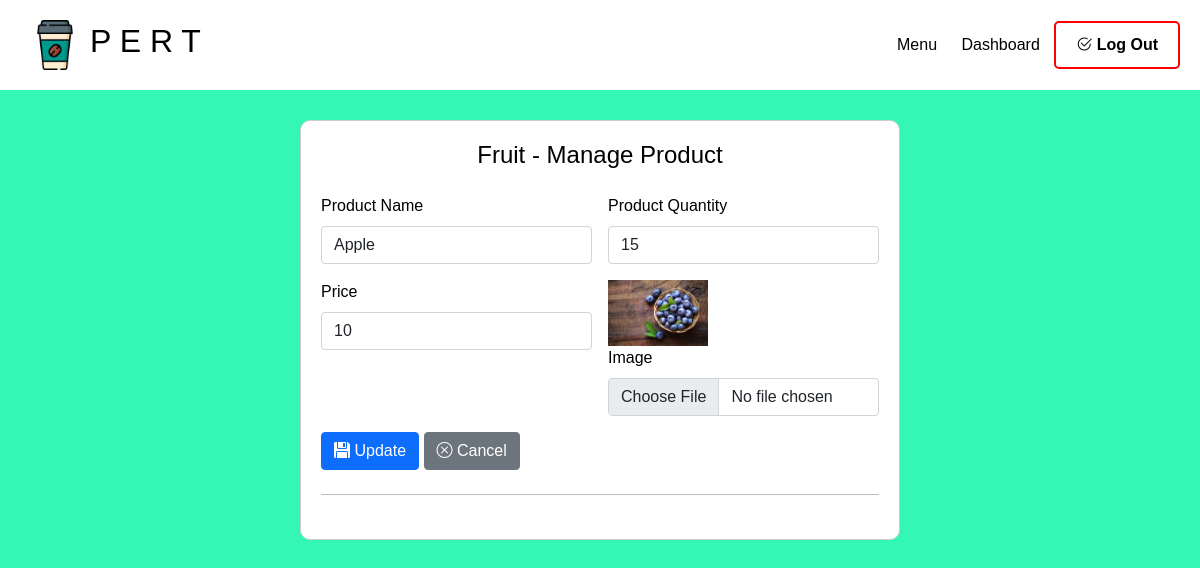
The app's page /Managerphp/fruit_config.php?id=1 (signed in), older data.
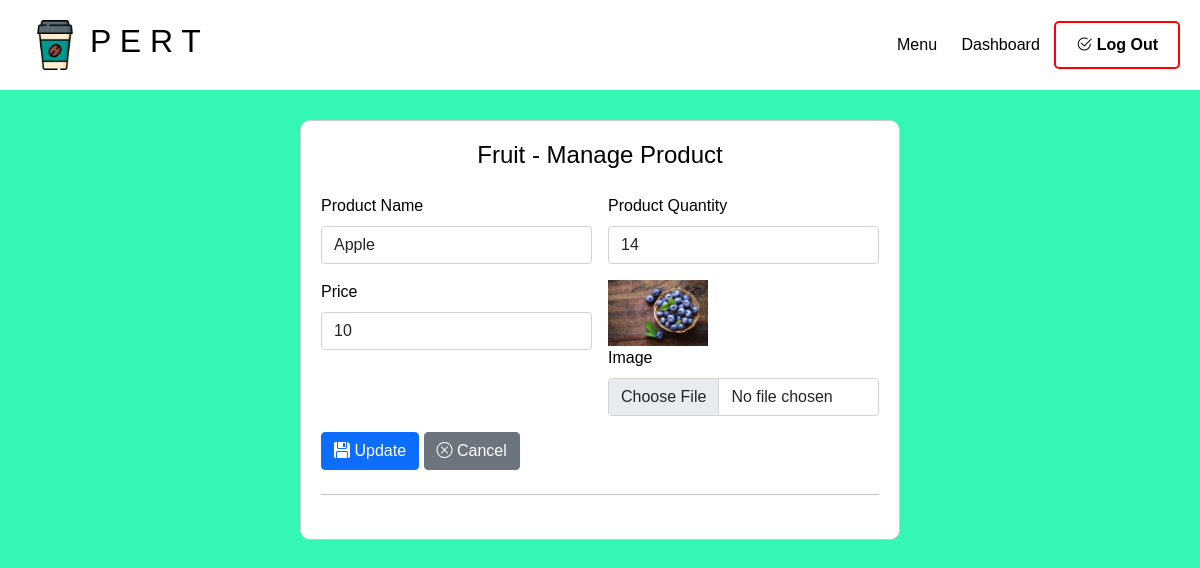
The same page, newer data.
### tables this page shows
CREATE TABLE `fruit_menu` (
  `fruit_menuID` int(10) NOT NULL,
  `fruit_menuName` varchar(255) NOT NULL,
  `fruit_quantity` int(3) DEFAULT NULL,
  `fruit_price` int(3) NOT NULL,
  `fruit_picture` varchar(255) NOT NULL
);

### Managerphp/fruit_config.php (the view, shortened to what this page needs)
<?php
include '../condb/database.php';
$result = [
    'fruit_menuID' => '',
    'fruit_menuName' => '',
    'fruit_quantity' => '',
    'fruit_price' => '',
    'fruit_picture' => '',
];
if (!empty($_GET['id'])) {
    $query_product = mysqli_query($conn, "SELECT * FROM fruit_menu WHERE fruit_menuID = '{$_GET['id']}'");
    $result = mysqli_fetch_assoc($query_product);
}
?>
<!DOCTYPE html>
<html lang="en">
<head>
    <link href="https://cdn.jsdelivr.net/npm/bootstrap@5.0.2/dist/css/bootstrap.min.css" rel="stylesheet">
    <link rel="stylesheet" href="https://cdn.jsdelivr.net/npm/bootstrap-icons@1.11.3/font/bootstrap-icons.min.css">
    <link rel="stylesheet" href="../css/add_styles.css">
</head>
<body>
    <div class="nav">
        <div class="logo-container">
            <a href="#"><img src="../image/coffee-cup.png" class="logo" /></a>
            <h2>P E R T</h2>
        </div>
        <div class="links">
            <a href="index.php">Menu</a>
            <a href="#">Dashboard</a>
            <button id="LogoutBtn"><i class="bi bi-check2-circle"></i> Log Out</button>
        </div>
    </div>
    <div class="container">
        <div class="ter">
            <div class="row justify-content-center">
                <div class="col-md-8">
                    <div class="form-container">
                        <h4 class="text-center mb-4">Fruit - Manage Product</h4>
                        <form action="../condb/fruit-configdb.php" method="post" enctype="multipart/form-data">
                            <div class="row g-3 mb-3">
                                <div class="col-sm-6">
                                    <label class="form-label">Product Name</label>
                                    <input type="text" name="product_name" class="form-control" value="<?php echo $result['fruit_menuName']; ?>">
                                </div>
                                <div class="col-sm-6">
                                    <label class="form-label">Product Quantity</label>
                                    <input type="number" name="product_quantity" class="form-control" value="<?php echo $result['fruit_quantity']; ?>">
                                </div>
                                <div class="col-sm-6">
                                    <label class="form-label">Price</label>
                                    <input type="text" name="price" class="form-control" value="<?php echo $result['fruit_price']; ?>">
                                </div>
                                <div class="col-sm-6">
                                    <div>
                                        <?php if (!empty($result['fruit_picture'])) : ?>
                                            <img src="../image/menu/Fruit/<?php echo $result['fruit_picture']; ?>" width="100" alt="Product Image">
                                        <?php endif; ?>
                                    </div>
                                    <label for="formfile" class="form-label">Image</label>
                                    <input type="file" name="profile_image" class="form-control" accept="image/png, image/jpg, image/jpeg">
                                </div>
                            </div>
                            <?php if (empty($result['fruit_menuID'])) : ?>
                                <button type="submit" class="btn btn-primary"><i class="bi bi-floppy-fill"></i> Create</button>
                            <?php else : ?>
                                <button type="submit" class="btn btn-primary"><i class="bi bi-floppy-fill"></i> Update</button>
                            <?php endif; ?>
                            <a role="button" class="btn btn-secondary" href="index.php"><i class="bi bi-x-circle"></i> Cancel</a>
                            <hr class="my-4">
                        </form>
                    </div>
                </div>
            </div>
        </div>
    </div>
</body>
</html>

Row changes from the older to the newer data that the page shows:
changed fruit_menu "Apple": product_quantity "15" → "14"
